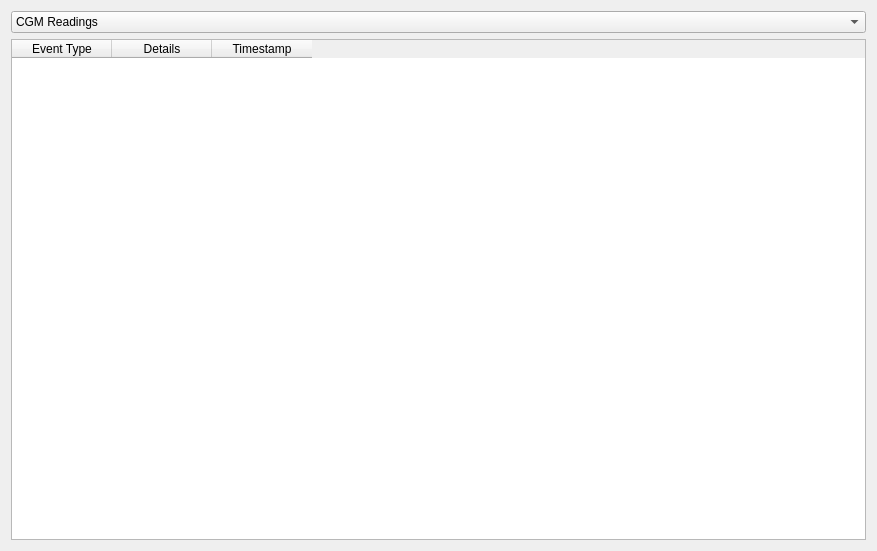
<?xml version="1.0" encoding="UTF-8"?>
<ui version="4.0">
 <class>HistoryScreen</class>
 <widget class="QWidget" name="HistoryScreen">
  <property name="geometry">
   <rect>
    <x>0</x>
    <y>0</y>
    <width>877</width>
    <height>551</height>
   </rect>
  </property>
  <property name="windowTitle">
   <string>Form</string>
  </property>
  <layout class="QVBoxLayout" name="verticalLayout">
   <item>
    <widget class="QComboBox" name="dataOptionsComboBox">
     <item>
      <property name="text">
       <string>CGM Readings</string>
      </property>
     </item>
     <item>
      <property name="text">
       <string>Insulin Delivery Event</string>
      </property>
     </item>
     <item>
      <property name="text">
       <string>Alert/Error History</string>
      </property>
     </item>
    </widget>
   </item>
   <item>
    <widget class="QTableWidget" name="dataTable">
     <column>
      <property name="text">
       <string>Event Type</string>
      </property>
     </column>
     <column>
      <property name="text">
       <string>Details</string>
      </property>
     </column>
     <column>
      <property name="text">
       <string>Timestamp</string>
      </property>
     </column>
    </widget>
   </item>
  </layout>
 </widget>
 <resources/>
 <connections/>
</ui>
